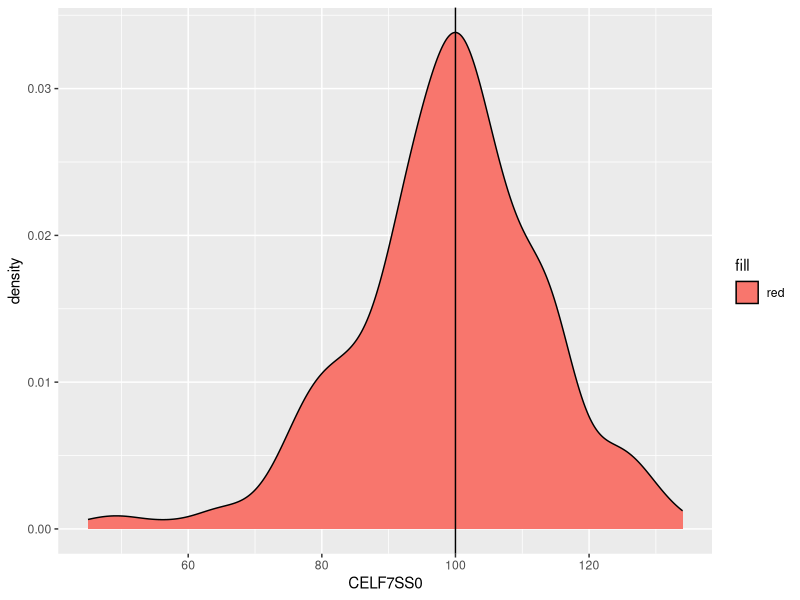
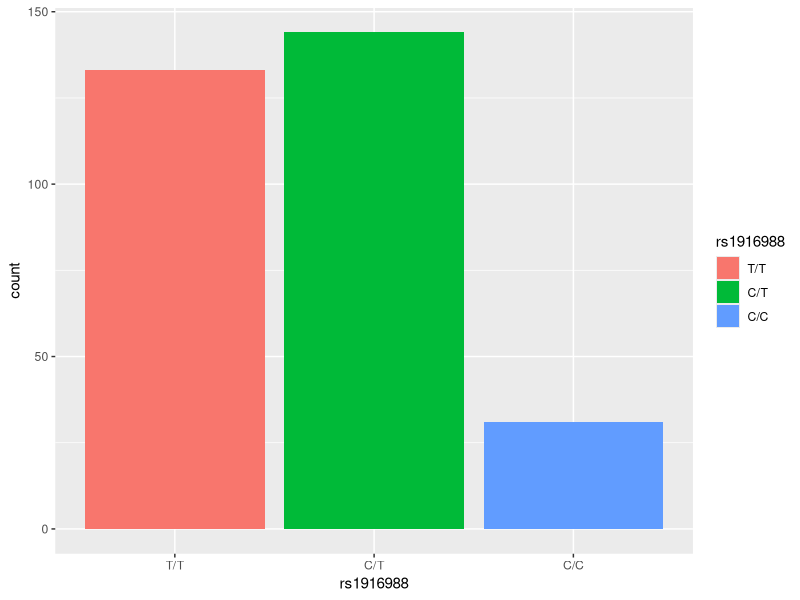
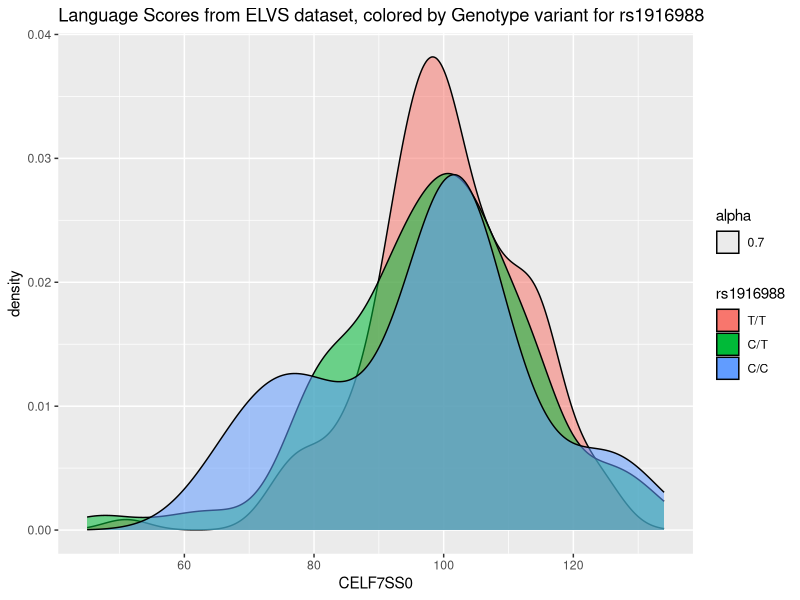
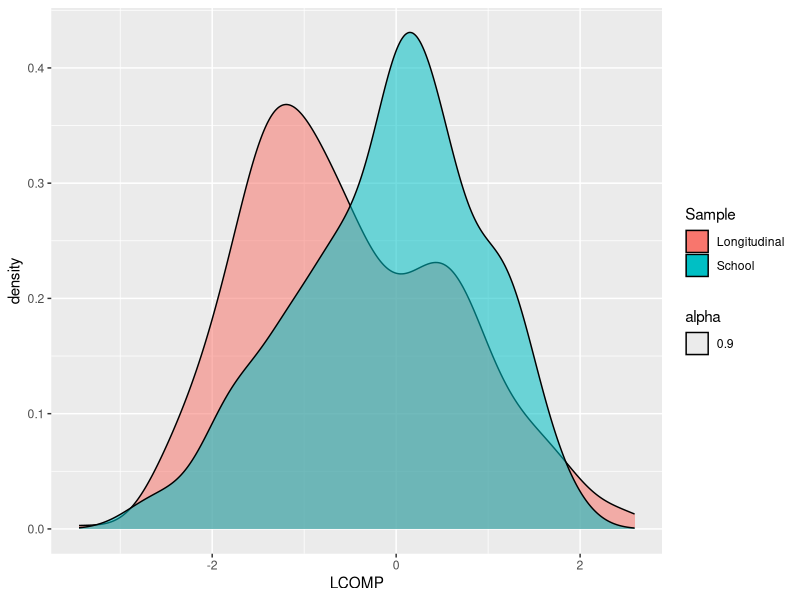
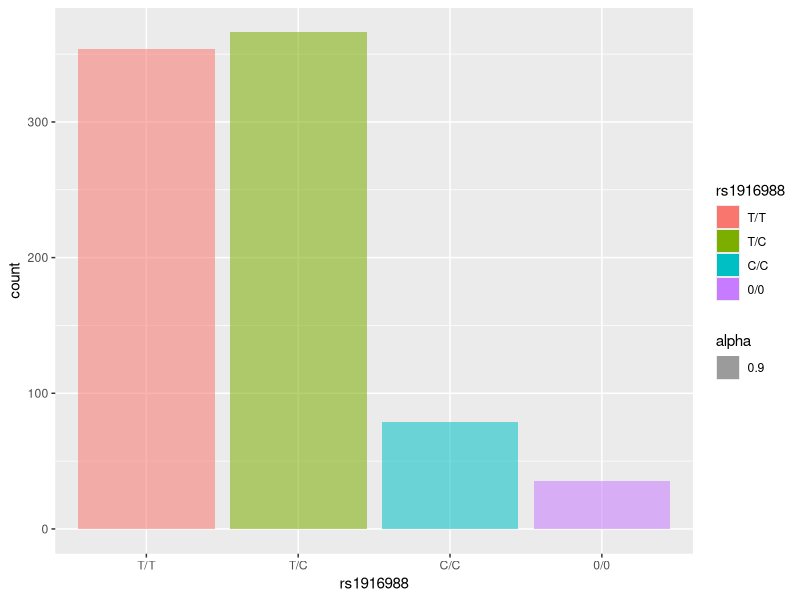
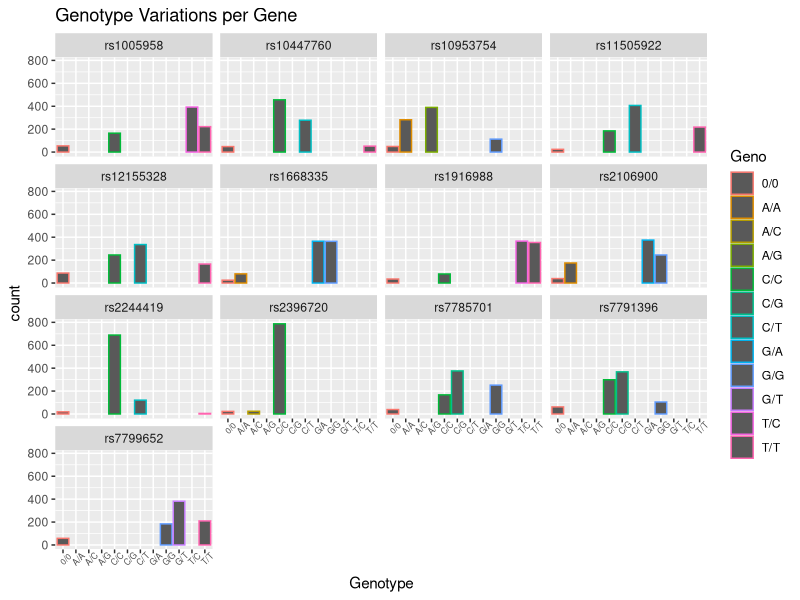
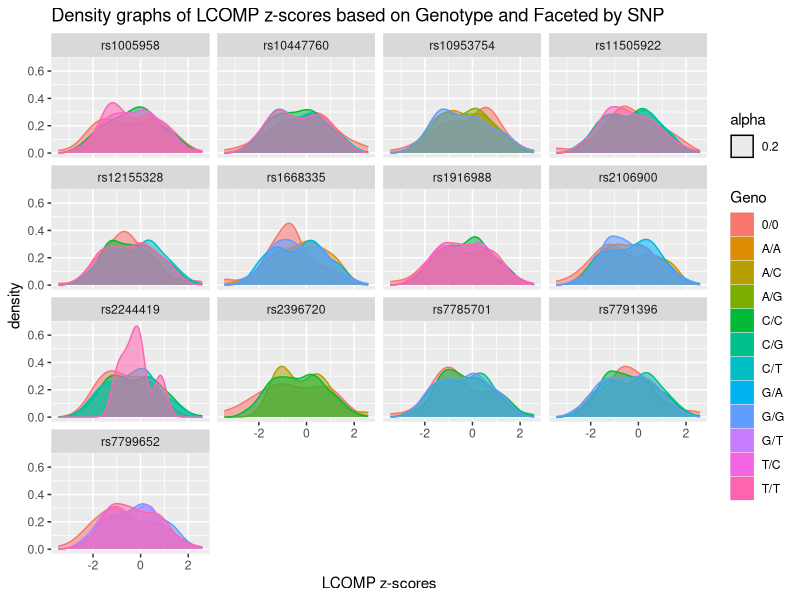
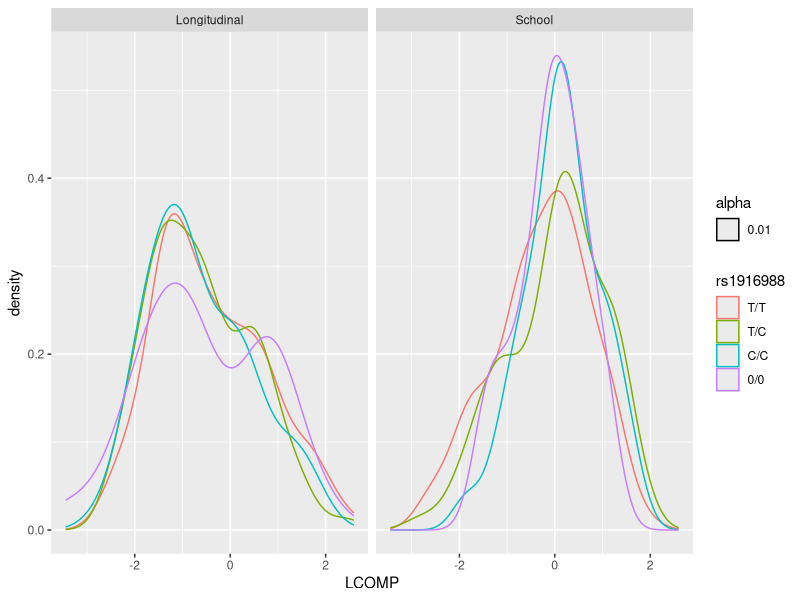

Write the R code that produced these figures, in order.
## ---- chunk 1
library(tidyverse)
library(skimr)
## ---- chunk 2
elvs <- read_csv('data/tidy_elvs.csv')
elvs <- elvs %>% mutate(rs1916988 = as_factor(rs1916988))
iowa <- read_csv('data/tidy_iowa.csv')
iowa <- iowa %>% mutate_at(vars(starts_with("rs")), funs( as_factor(.)))
## ---- chunk 3
elvs %>% glimpse()
## ---- chunk 4
elvs %>% skim()
## ---- chunk 5
elvs %>% ggplot(aes(x=CELF7SS0, fill = "red")) + geom_density() + geom_vline(xintercept = 100)
ggsave('images/CELF7SS0_dist.png')
## ---- chunk 6
elvs %>% ggplot(aes(x=rs1916988,fill=rs1916988)) + geom_bar() 
ggsave('images/rs1916988_elvs_count_bar.png')
## ---- chunk 7
elvs %>% ggplot(aes(x=CELF7SS0, fill = rs1916988, alpha = 0.7)) + 
  geom_density() + 
  labs(title = "Language Scores from ELVS dataset, colored by Genotype variant for rs1916988")
ggsave('CELF7SS0_scores_dist.png')
## ---- chunk 8
iowa %>% glimpse()
## ---- chunk 9
iowa %>% skim()
## ---- chunk 10
iowa %>% ggplot(aes(x=LCOMP,fill=Sample,alpha=.9)) + 
  geom_density()

ggsave('images/iowa_scores_density.png')
## ---- chunk 11
iowa %>% ggplot(aes(x=rs1916988,fill = rs1916988, alpha = .9)) + 
  geom_bar(position = "stack") 

ggsave('images/rs1916988_count_bar_variants.png')
## ---- chunk 12
SNP <- iowa %>% gather(key = "SNP", value = "Geno", starts_with("rs")) %>% group_by(SNP)
SNP %>% ggplot(aes(x = Geno, color = Geno)) + 
  geom_bar() + 
  facet_wrap(~SNP) + 
  labs(title = "Genotype Variations per Gene") + 
  xlab("Genotype") + 
  theme(axis.text.x = element_text(size = 6, angle = 45))

ggsave('images/genotype_var_per_gene.png')
## ---- chunk 13
# 
SNP <- iowa %>% gather(key = "SNP", value = "Geno", starts_with("rs")) %>% group_by(SNP)
SNP %>% ggplot(aes(x = LCOMP, fill = Geno, color = Geno, alpha = 0.2)) + 
  geom_density() + 
  facet_wrap(~SNP) + 
  labs(title = "Density graphs of LCOMP z-scores based on Genotype and Faceted by SNP") + 
  xlab("LCOMP z-scores")

ggsave('images/iowa_zscore_density_by_SNP.png')
## ---- chunk 14
common_SNP <- iowa %>% select(LCOMP, Sample, rs1916988)

common_SNP %>% ggplot(aes(x = LCOMP, color = rs1916988, alpha = 0.01)) + geom_density() + facet_wrap(~Sample)

ggsave('images/iowa_score_rs1916988_density_by_sample.png')
